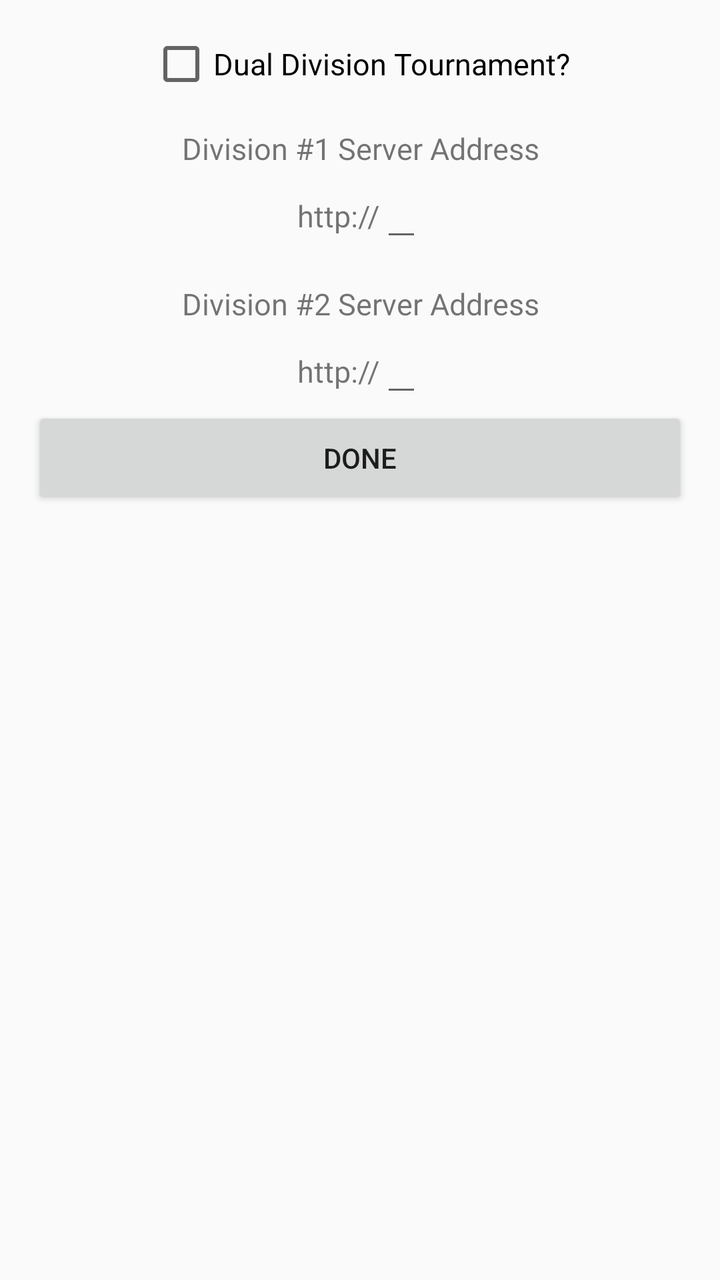
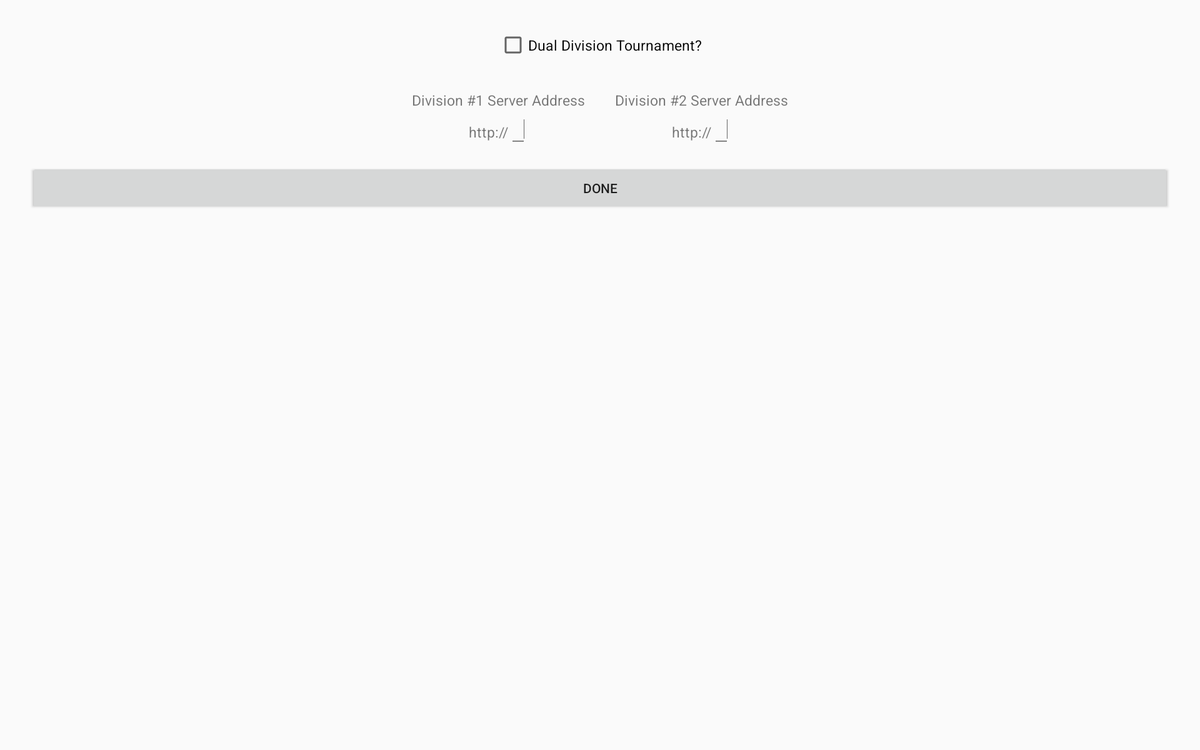

One screen, two layout resources from the same app: the default and the repository's alternative for another configuration. Each is rendered where Android would select it; the XML of both is given below.
<!-- AndroidManifest.xml: application theme AppTheme -->
<!-- res/layout/activity_setup.xml -->
<RelativeLayout xmlns:android="http://schemas.android.com/apk/res/android"
    xmlns:tools="http://schemas.android.com/tools"
    android:layout_width="match_parent"
    android:layout_height="match_parent"
    android:gravity="center_horizontal"
    android:orientation="vertical"
    android:paddingBottom="@dimen/activity_vertical_margin"
    android:paddingLeft="@dimen/activity_horizontal_margin"
    android:paddingRight="@dimen/activity_horizontal_margin"
    android:paddingTop="@dimen/activity_vertical_margin"
    android:textAlignment="center"
    android:weightSum="1"
    tools:context=".SetupActivity">


    <ScrollView
        android:id="@+id/scrollView"
        android:layout_width="match_parent"
        android:layout_height="wrap_content"
        android:layout_alignParentLeft="true"
        android:layout_alignParentStart="true">

        <LinearLayout
            android:layout_width="match_parent"
            android:layout_height="wrap_content"
            android:gravity="center_horizontal"
            android:orientation="vertical">


            <CheckBox
                android:id="@+id/dualDivisionCheckBox"
                android:layout_width="wrap_content"
                android:layout_height="wrap_content"
                android:paddingBottom="0dp"
                android:paddingTop="0dp"
                android:text="Dual Division Tournament?"
                android:textSize="15sp" />


            <TextView
                android:layout_width="wrap_content"
                android:layout_height="wrap_content"
                android:gravity="center_horizontal"
                android:text="Division #1 Server Address"
                android:paddingTop="16dp"
                android:textSize="15sp" />


            <LinearLayout
                android:layout_width="wrap_content"
                android:layout_height="wrap_content"
                android:focusableInTouchMode="true"
                android:orientation="horizontal">

                <TextView
                    android:layout_width="wrap_content"
                    android:layout_height="wrap_content"
                    android:text="http://"
                    android:textSize="15sp" />

                <EditText
                    android:id="@+id/div0ServerAddressEditText"
                    android:layout_width="match_parent"
                    android:layout_height="wrap_content"
                    android:imeOptions="actionDone"
                    android:inputType="textUri" />
            </LinearLayout>



            <TextView
                android:layout_width="wrap_content"
                android:layout_height="wrap_content"
                android:gravity="center_horizontal"
                android:text="Division #2 Server Address"
                android:paddingTop="16dp"
                android:textSize="15sp" />


            <LinearLayout
                android:layout_width="wrap_content"
                android:layout_height="wrap_content"
                android:focusableInTouchMode="true"
                android:orientation="horizontal">

                <TextView
                    android:layout_width="wrap_content"
                    android:layout_height="wrap_content"
                    android:text="http://"
                    android:textSize="15sp" />

                <EditText
                    android:id="@+id/div1ServerAddressEditText"
                    android:layout_width="match_parent"
                    android:layout_height="wrap_content"
                    android:imeOptions="actionDone"
                    android:inputType="textUri" />
            </LinearLayout>

            <Button
                android:id="@+id/setupDoneButton"
                android:layout_width="match_parent"
                android:layout_height="wrap_content"
                android:layout_alignParentBottom="true"
                android:layout_alignParentLeft="true"
                android:layout_alignParentStart="true"
                android:paddingTop="16dp"
                android:paddingBottom="16dp"
                android:layout_gravity="center_horizontal|bottom"
                android:onClick="onClickSetupDoneButton"
                android:text="Done" />

        </LinearLayout>

    </ScrollView>


</RelativeLayout>
<!-- resources referenced by this layout -->
<resources>
  <dimen name="activity_horizontal_margin">16dp</dimen>
  <dimen name="activity_vertical_margin">16dp</dimen>
  <style name="AppTheme" parent="Theme.AppCompat.Light.DarkActionBar">
    
      </style>
</resources>
<!-- res/layout-sw720dp/activity_setup.xml (the repository's variant of the layout above) -->
<!-- drawn on a large tablet held sideways -->
<RelativeLayout xmlns:android="http://schemas.android.com/apk/res/android"
    xmlns:tools="http://schemas.android.com/tools"
    android:layout_width="match_parent"
    android:layout_height="match_parent"
    android:gravity="center_horizontal"
    android:orientation="vertical"
    android:paddingBottom="@dimen/activity_vertical_margin"
    android:paddingLeft="@dimen/activity_horizontal_margin"
    android:paddingRight="@dimen/activity_horizontal_margin"
    android:paddingTop="@dimen/activity_vertical_margin"
    android:textAlignment="center"
    android:weightSum="1"
    tools:context=".SetupActivity">


    <ScrollView
        android:id="@+id/scrollView"
        android:layout_width="match_parent"
        android:layout_height="wrap_content"
        android:layout_alignParentLeft="true"
        android:layout_alignParentStart="true">

        <LinearLayout
            android:layout_width="match_parent"
            android:layout_height="wrap_content"
            android:gravity="center_horizontal"
            android:orientation="vertical"
            android:padding="16dp">


            <CheckBox
                android:id="@+id/dualDivisionCheckBox"
                android:layout_width="wrap_content"
                android:layout_height="wrap_content"
                android:paddingBottom="0dp"
                android:paddingTop="0dp"
                android:text="@string/dualDivisionTournament"
                android:textSize="15sp" />

            <LinearLayout
                android:layout_width="wrap_content"
                android:layout_height="wrap_content"
                android:gravity="center_horizontal"
                android:orientation="horizontal">

                <LinearLayout
                    android:layout_width="wrap_content"
                    android:layout_height="wrap_content"
                    android:gravity="center_horizontal"
                    android:orientation="vertical"
                    android:padding="16dp">

                    <TextView
                        android:layout_width="wrap_content"
                        android:layout_height="wrap_content"
                        android:gravity="center_horizontal"
                        android:text="@string/division1ServerAddress"
                        android:paddingTop="16dp"
                        android:textSize="15sp" />


                    <LinearLayout
                        android:layout_width="wrap_content"
                        android:layout_height="wrap_content"
                        android:orientation="horizontal">

                        <TextView
                            android:layout_width="wrap_content"
                            android:layout_height="wrap_content"
                            android:text="http://"
                            android:textSize="15sp" />

                        <EditText
                            android:id="@+id/div0ServerAddressEditText"
                            android:layout_width="match_parent"
                            android:layout_height="wrap_content"
                            android:imeOptions="actionDone"
                            android:inputType="textUri" />
                    </LinearLayout>

                </LinearLayout>

                <LinearLayout
                    android:layout_width="wrap_content"
                    android:layout_height="wrap_content"
                    android:gravity="center_horizontal"
                    android:orientation="vertical"
                    android:padding="16dp">

                    <TextView
                        android:layout_width="wrap_content"
                        android:layout_height="wrap_content"
                        android:gravity="center_horizontal"
                        android:text="@string/division2ServerAddress"
                        android:paddingTop="16dp"
                        android:textSize="15sp" />


                    <LinearLayout
                        android:layout_width="wrap_content"
                        android:layout_height="wrap_content"
                        android:orientation="horizontal">

                        <TextView
                            android:layout_width="wrap_content"
                            android:layout_height="wrap_content"
                            android:text="http://"
                            android:textSize="15sp" />

                        <EditText
                            android:id="@+id/div1ServerAddressEditText"
                            android:layout_width="match_parent"
                            android:layout_height="wrap_content"
                            android:imeOptions="actionDone"
                            android:inputType="textUri" />
                    </LinearLayout>
                </LinearLayout>
            </LinearLayout>

            <Button
                android:id="@+id/setupDoneButton"
                android:layout_width="match_parent"
                android:layout_height="wrap_content"
                android:paddingTop="16dp"
                android:paddingBottom="16dp"
                android:layout_gravity="center_horizontal|bottom"
                android:onClick="onClickSetupDoneButton"
                android:text="@string/done" />

        </LinearLayout>

    </ScrollView>


</RelativeLayout>
<!-- resources referenced by the variant -->
<!-- as a large tablet held sideways resolves them -->
<resources>
  <dimen name="activity_horizontal_margin">16dp</dimen>
  <dimen name="activity_vertical_margin">16dp</dimen>
  <string name="division1ServerAddress">Division #1 Server Address</string>
  <string name="division2ServerAddress">Division #2 Server Address</string>
  <string name="done">Done</string>
  <string name="dualDivisionTournament">Dual Division Tournament?</string>
  <style name="AppTheme" parent="Theme.AppCompat.Light.DarkActionBar">
    
      </style>
</resources>
